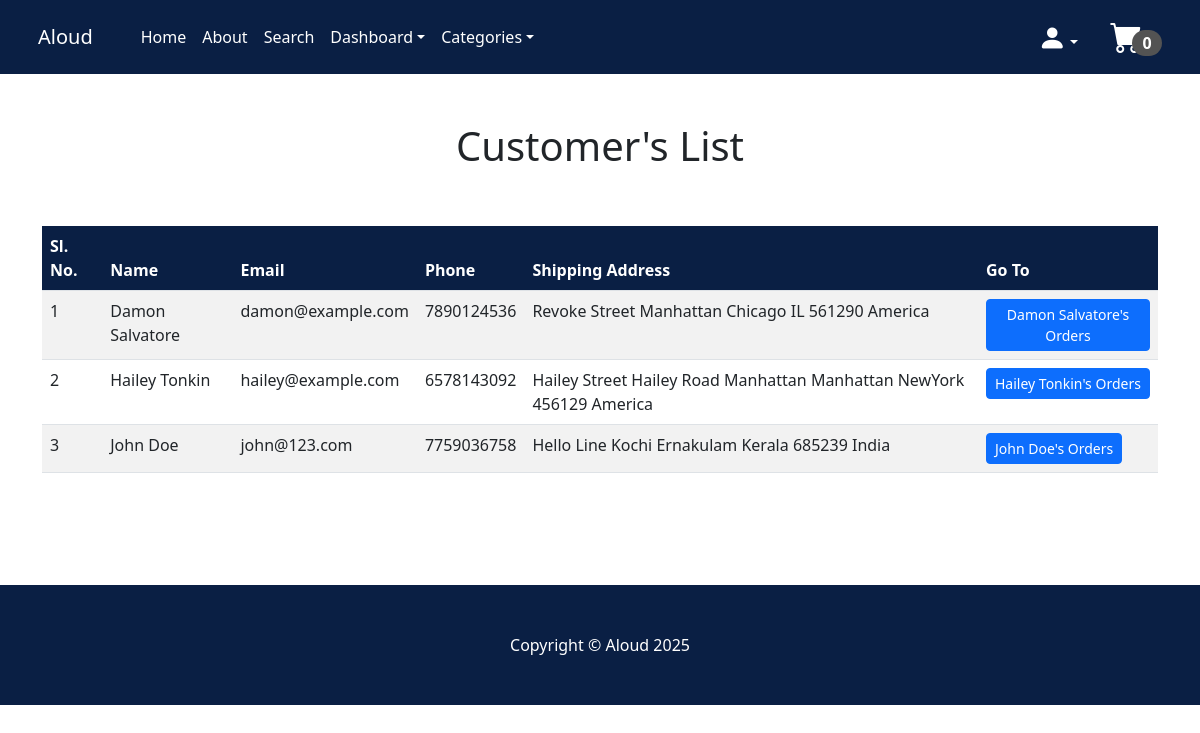
The app's page /customers_dash/ (signed in), older data.
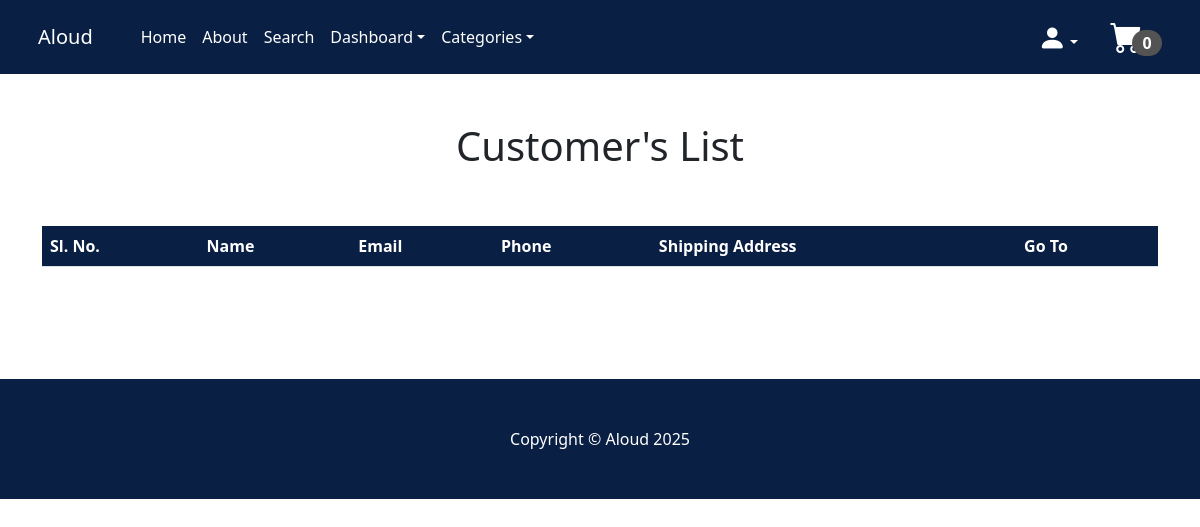
The same page, newer data.
### payment/models.py (models this page shows, shortened)
class Order(models.Model):
    user = models.ForeignKey(User, on_delete=models.CASCADE, null=True, blank=True)
    full_name=models.CharField(max_length=300)
    email=models.EmailField(max_length=250)
    phone=models.CharField(max_length=20)
    shipping_address=models.TextField(max_length=10000)
    amount_paid=models.DecimalField(max_digits=10, decimal_places=2)
    date_ordered=models.DateTimeField(auto_now_add=True)
    shipped = models.BooleanField(default=False)
    date_shipped = models.DateTimeField(blank=True, null=True)

### store/views.py (the view)
# urls.py: path('customers_dash/', views.customers_dash, name= 'customers_dash'),      #To view all the customers in the dashboard
def customers_dash(request):
    if request.user.is_authenticated and request.user.is_superuser:
        all_orders = Order.objects.order_by('-date_ordered')  # latest first
        seen_emails = set()
        unique_orders = []
        customer_email = []
        for order in all_orders:
            if order.email not in seen_emails:
                unique_orders.append(order)
                customer_email.append(order.email)
                seen_emails.add(order.email)
        return render(request, 'customers_dash.html', {'orders': unique_orders, 'email': customer_email})
    else:
        messages.success(request, 'Access denied to this page')
        return redirect('home')

### cart/cart.py (called while the page is built)
    def __len__(self):
        return sum(self.cart.values())

### cart/context_processors.py (called while the page is built)
def cart(request):
    return{'cart':Cart(request)}

### store/context_processors.py (called while the page is built)
def categories_processor(request):
    return {
        'categories': Category.objects.all()
    }

### store/models.py (called while the page is built)
    def __str__(self):
        return self.name

### store/templates/customers_dash.html
{% extends 'base.html' %}
{% block content %}
    <div class="container">
        <div class="row">
            <center>
                <div class="col-12">
<br/><br/>
<h1>Customer's List</h1>
<br/><br/>
<div>
    <table class="table table table-striped table-hover">
  <thead style="background-color: #0a1f44;">
    <tr style="color: white;">
      <th scope="col">Sl. No.</th>
      <th scope="col">Name</th>
      <th scope="col">Email</th>
      <th scope="col">Phone</th>
      <th scope="col">Shipping Address</th>
      <th scope="col">Go To</th>
    </tr>
  </thead>
  <tbody>
    {% for order in orders %}
    <tr>
      <td>{{ forloop.counter }}</td>
      <td>{{ order.full_name }}</td>
      <td>{{ order.email }}</td>
      <td>{{ order.phone }}</td>
      <td>{{ order.shipping_address }}</td>
      <td><a href="{% url 'customer_order_dash' order.email  %}" class="btn btn-primary btn-sm">{{ order.full_name }}'s Orders</a></td>
    </tr>
    {% endfor %}
  </tbody>
</table>
<br/><br/><br/><br/>
</div>
                </div>
            </center>
        </div>
    </div>
{% endblock %}

### store/templates/base.html (shortened to what this page needs)
{% load static %}
<!DOCTYPE html>
<html lang="en">
  <head>
    <link
      href="https://cdn.jsdelivr.net/npm/bootstrap-icons@1.5.0/font/bootstrap-icons.css"
      rel="stylesheet"
    />
    <link href="{% static 'css/styles.css' %}" rel="stylesheet" />
  </head>
  <body>
    {% include 'navbar.html' %}
    {% block content %}
    {% endblock %}
    <footer class="py-5" style="background: #0a1f44;">
      <div class="container">
        <p class="m-0 text-center text-white">
          Copyright &copy; Aloud 2025
        </p>
      </div>
    </footer>
  </body>
</html>

### store/templates/navbar.html (shortened to what this page needs)
    <nav class="navbar navbar-expand-lg" style="background: #0a1f44;">
      <div class="container px-1 px-lg-2">
        <a class="navbar-brand" href="{% url 'home' %}">Aloud</a>
        <div class="collapse navbar-collapse" id="navbarSupportedContent">
          <ul class="navbar-nav me-auto mb-2 mb-lg-0 ms-lg-4">
            <li class="nav-item">
              <a class="nav-link active" style="color: white;" aria-current="page" href="{% url 'home' %}">Home</a>
            </li>
            <li class="nav-item"><a class="nav-link" href="{% url 'about' %}">About</a></li>
            <li class="nav-item"><a class="nav-link" href="{% url 'search' %}">Search</a></li>
          {% if user.is_authenticated %}
            {% if user.is_superuser %}
            <li class="nav-item dropdown">
              <a
                class="nav-link dropdown-toggle"
                id="navbarDropdown"
                href="#"
                role="button"
                data-bs-toggle="dropdown"
                aria-expanded="false"
                >Dashboard</a>
            </li>
          {% endif %}
          {% else %}
            <li class="nav-item"><a class="nav-link" href="{% url 'login' %}">Login</a></li>
            <li class="nav-item"><a class="nav-link" href="{% url 'register' %}">Register</a></li>
          {% endif %}
            <li class="nav-item dropdown">
              <a
                class="nav-link dropdown-toggle"
                id="navbarDropdown"
                href="#"
                role="button"
                data-bs-toggle="dropdown"
                aria-expanded="false"
                >Categories</a
              >
            </li>
          </ul>
          {% if user.is_authenticated %}
          <ul class="navbar-nav ms-auto mb-2 mb-lg-0 ms-lg-4">
            <li class="nav-item dropdown">
              <a
                class="nav-link dropdown-toggle"
                id="navbarDropdown"
                role="button"
                data-bs-toggle="dropdown"
                aria-expanded="false"
                ><i class="bi bi-person-fill fs-3"></i></a>
            </li>
          </ul>
            {% endif %}
          <ul class="navbar-nav ms-auto mb-2 mb-lg-0 ms-lg-4">
            <li class="nav-item">
          <form class="d-flex">
            <a href="{% url 'cart_summary' %}"
            style="text-decoration: none; color: rgb(255, 255, 255);">
            <i class="bi-cart-fill fs-2" style="margin-top: 5px;"></i>
              <span class="badge rounded-pill fs-6"
              style="margin-left: -0.9rem; margin-bottom: -10px; padding-top: 0.3em; padding-bottom: 0.3em; background: rgb(83, 83, 83);"
              id="cart_quantity">
              {{cart|length}}
            </span>
            </a>
          </form>
          </li>
          </ul>
        </div>
      </div>
    </nav>

### store/templates/navbar.html (style rules this page uses)
.container a { color: white; transition: color 0.3s ease; }
.nav-item a { color: white; transition: color 0.3s ease; }

Row changes from the older to the newer data that the page shows:
removed Order: full_name "Damon Salvatore", email "damon@example.com", phone "7890124536", shipping_address "Revoke Street Manhattan Chicago IL 561290 America"
removed Order: full_name "Hailey Tonkin", email "hailey@example.com", phone "6578143092", shipping_address "Hailey Street Hailey Road Manhattan Manhattan NewYork 456129 America"
removed Order: full_name "John Doe", email "john@123.com", phone "7759036758", shipping_address "Hello Line Kochi Ernakulam Kerala 685239 India"
